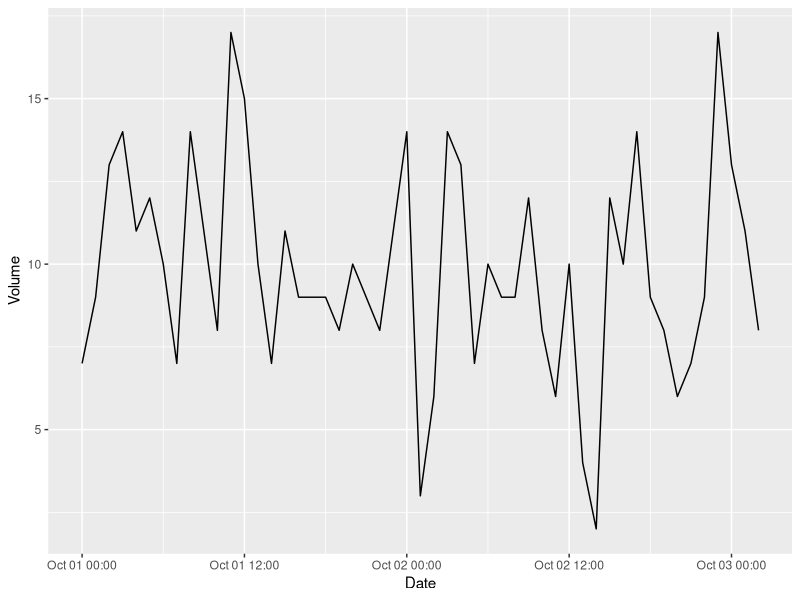
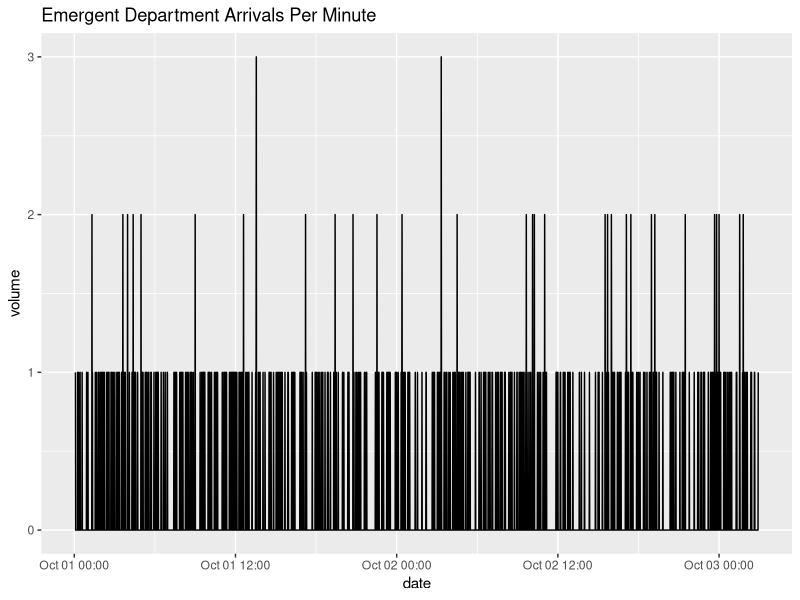
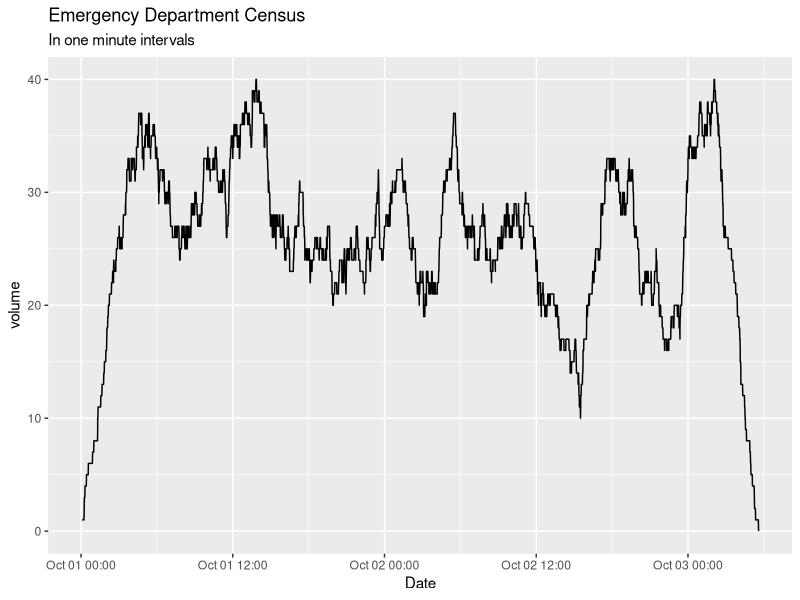
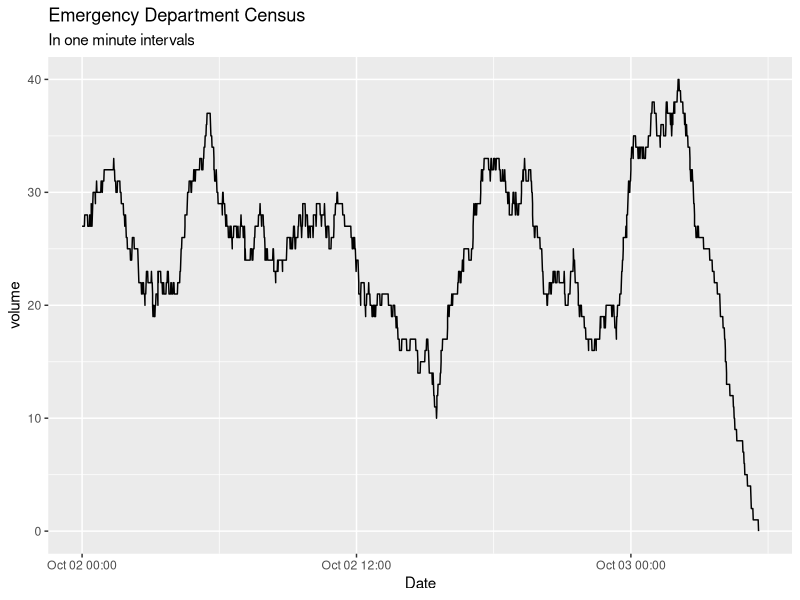

Write the R code that produced these figures, in order.
## ---- chunk 1
knitr::opts_chunk$set(echo = TRUE)
## ---- chunk 2

# load the required libraries
library(readr)
library(dplyr)
library(ggplot2)
library(lubridate)
library(tidyr)

# import the data
ed_data <- read_csv('simulated_ed_data.csv') %>% 
  print()


## ---- chunk 3
# calculate volumes per minute
volumes_hour <- ed_data %>% 
  mutate(timestamp = floor_date(arrival_times, unit = 'hour')) %>% 
  count(timestamp) %>% 
  print()

volumes_hour %>% 
  ggplot(aes(timestamp, n)) + 
  geom_line() + 
  xlab('Date') +
  ylab('Volume')
  ggtitle('Emergent Department Arrivals Per Hour') +
  coord_cartesian(ylim = c(0, 20)) +
  scale_y_continuous(breaks = seq(0,20, 2))

## ---- chunk 4

volumes_minute <- ed_data %>% 
  mutate(timestamp = floor_date(arrival_times, unit = 'minute')) %>% 
  count(timestamp) %>% 
  select(timestamp, volume = n) %>% 
  print()

# note there are no arrivals between  00:05 and 00:15

# create a sequence of times from the start to end of your available data
start <- min(volumes_minute$timestamp)
end   <- max(volumes_minute$timestamp)
full_time_window <- tibble(timestamp = seq(start, end,
                                           by = 'mins'))

# do a right join to get all of the timestamps

volumes_minute <- volumes_minute %>% 
  right_join(full_time_window, by = 'timestamp') %>% 
  mutate(volume = ifelse(is.na(volume), 0, volume)) %>%  # replace the missing volumes with a 0
  print()

volumes_minute %>% 
  ggplot(aes(timestamp, volume)) + 
  geom_line() + 
  ggtitle('Emergent Department Arrivals Per Minute') +
  coord_cartesian(ylim = c(0, 3)) +
  xlab('date')

## ---- chunk 5
ed_data <- ed_data %>% 
  mutate(arrival_times = floor_date(arrival_times, unit = 'minute'),
         depart_times = floor_date(depart_times, unit = 'minute'))
arrivals <- ed_data %>% 
  select(timestamp = arrival_times) %>% 
  mutate(counter = 1)

departures <- ed_data %>% 
  select(timestamp = depart_times) %>% 
  mutate(counter = -1)


census_volumes <- arrivals %>% 
  bind_rows(departures) %>% 
  arrange(timestamp, counter) %>%  # arrange by time
  mutate(volume = cumsum(counter)) # take cumulative sum of the counter

# create a sequence of times from the start to end of your available data
start <- min(census_volumes$timestamp)
end   <- max(census_volumes$timestamp)
full_time_window <- tibble(timestamp = seq(start, end,
                                           by = 'mins'))
census_volumes <- census_volumes %>% 
  right_join(full_time_window, 
             by = 'timestamp') %>% # bind with the full time window to fill gaps
  arrange(timestamp) %>% 
  fill(volume, .direction = 'down') # take last observation carried forward

census_volumes
## ---- chunk 6
census_volumes %>% 
  ggplot(aes(timestamp, volume)) + 
  geom_line() + 
  xlab('Date') + 
  ggtitle('Emergency Department Census',
          subtitle = 'In one minute intervals')
## ---- chunk 7
# set a start time
start_time <- ymd_hms('2018-10-02 00:00:00')


# get the base count
# This is the number of people who arrived to the ED before the start time
# but are still in the ED after the start time
pre <- ed_data %>%
    filter(arrival_times < start_time &
           depart_times >= start_time)

# Anyone who leaves the ED after the start_time
post <- ed_data %>%
  filter(depart_times >= start_time)
        

# The arrivals
arrivals <- post %>% 
  select(timestamp = arrival_times) %>% 
  mutate(counter = 1)%>%
  filter(timestamp >= start_time)

# The departures
departures <- post %>% 
  select(timestamp = depart_times) %>% 
  mutate(counter = -1)

  
census_volumes <- arrivals %>% 
  bind_rows(departures) %>% 
  arrange(timestamp, counter) 

#  Add the starting pre volume to the first row
census_volumes$counter[1] <- census_volumes$counter[1] + nrow(pre)
  
census_volumes <- census_volumes %>%  # arrange by time
  mutate(volume = cumsum(counter)) 

# create a sequence of times from the start to end of your available data
start <- min(census_volumes$timestamp)
end   <- max(census_volumes$timestamp)
full_time_window <- tibble(timestamp = seq(start, end,
                                           by = 'mins'))
census_volumes <- census_volumes %>% 
  right_join(full_time_window, 
             by = 'timestamp') %>% # bind with the full time window to fill gaps
  arrange(timestamp) %>% 
  fill(volume, .direction = 'down') # take last observation carried forward

census_volumes


## ---- chunk 8
census_volumes %>% 
  ggplot(aes(timestamp, volume)) + 
  geom_line() + 
  xlab('Date') + 
  ggtitle('Emergency Department Census',
          subtitle = 'In one minute intervals')
## ---- chunk 9

calc_census_volume <- function(data, start_var, end_var, 
                                 begin_time = '2018-10-02 00:00:00') {
  sv <- rlang::enquo(start_var)
  ev <- rlang::enquo(end_var)
  
   if(!inherits(begin_time, 'POSIXct')) {
    begin_time <- lubridate::ymd_hms(begin_time)
  }

  
  # keep track of timestamp issues
  incorrect_times <- data %>%
    dplyr::filter(!!ev < !!sv | is.na(!!ev) | is.na(!!sv)) %>%
    dplyr::mutate(type = ifelse( is.na(!!ev) ,
                                 'missing end timestamp',
                          ifelse(is.na(!!sv), 
                                 'missing start timestamp', 
                                 'end timestamp before start timestamp')))
  # remove timestamp problems
  filtered_data <- data %>%
    dplyr::filter(!!sv <= !!ev) %>%   # no end timestamps after start timestapms
    dplyr::filter(!is.na(!!ev)) %>%  # no missing end times
    dplyr::filter(!is.na(!!sv))  # no missing start times
    
  
  # get the base count
  pre <- filtered_data %>%
    dplyr::filter(!!sv < begin_time &
             !!ev >= begin_time)
  
   post <- filtered_data %>%
    dplyr::filter(!!ev >= begin_time)
   
  # The arrivals
  arrivals <- post %>% 
    dplyr::select(timestamp = !!sv) %>% 
    dplyr::mutate(counter = 1) %>%
    dplyr::filter(timestamp >= start_time)
  
  # The departures
  departures <- post %>% 
    dplyr::select(timestamp = !!ev) %>% 
    dplyr::mutate(counter = -1)
  
  # bind the arrivals and departures
  census_volumes <- arrivals %>% 
    dplyr::bind_rows(departures) %>% 
    dplyr::arrange(timestamp, counter) 

  # Add the starting pre volume to the first row
  census_volumes$counter[1] <- census_volumes$counter[1] + nrow(pre)
  
  census_volumes <- census_volumes %>%  # arrange by time
    dplyr::mutate(volume = cumsum(counter)) 

  # create a sequence of times from the start to end of your available data
  start <- min(census_volumes$timestamp)
  end   <- max(census_volumes$timestamp)
  full_time_window <- dplyr::tibble(timestamp = seq(start, end,
                                           by = 'mins'))
  census_volumes <- census_volumes %>% 
    right_join(full_time_window, 
               by = 'timestamp') %>% # bind with the full time window to fill gaps
    arrange(timestamp) %>% 
    fill(volume, .direction = 'down') # take last observation carried forward
  
  if(nrow(incorrect_times) > 0) {
    incorrect_times_sum <- incorrect_times %>%
      dplyr::count(type)

    msg <- paste0(paste(incorrect_times_sum$type,
                        incorrect_times_sum$n, sep = ': n = '),
                  collapse = '\n')
    msg <- paste0('Potential Data Issues:\n',
                  msg, 
                  '\nThese timestamp errors have been removed from the 
                  data prior to volume calculation')
    message(msg)
  }

  return(census_volumes)

}
                                 
# try the function

ed_data %>% 
  calc_census_volume(start_var = arrival_times,
                     end_var = depart_times)
